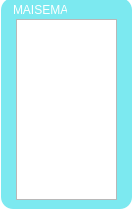
<?xml version="1.0" encoding="UTF-8"?>
<ui version="4.0">
 <class>Scene</class>
 <widget class="QWidget" name="Scene">
  <property name="geometry">
   <rect>
    <x>0</x>
    <y>0</y>
    <width>132</width>
    <height>209</height>
   </rect>
  </property>
  <property name="acceptDrops">
   <bool>true</bool>
  </property>
  <property name="windowTitle">
   <string>Form</string>
  </property>
  <property name="styleSheet">
   <string notr="true">QWidget#Scene{ background-color: transparent;}
QFrame#frame { background-color: rgba(33, 217, 229, 150);
 border-radius: 12px;}</string>
  </property>
  <widget class="QFrame" name="frame">
   <property name="geometry">
    <rect>
     <x>1</x>
     <y>-2</y>
     <width>131</width>
     <height>211</height>
    </rect>
   </property>
   <property name="frameShape">
    <enum>QFrame::StyledPanel</enum>
   </property>
   <property name="frameShadow">
    <enum>QFrame::Raised</enum>
   </property>
   <widget class="QLabel" name="label">
    <property name="geometry">
     <rect>
      <x>12</x>
      <y>2</y>
      <width>54</width>
      <height>20</height>
     </rect>
    </property>
    <property name="text">
     <string>&lt;html&gt;&lt;head/&gt;&lt;body&gt;&lt;p&gt;&lt;span style=&quot; color:#ffffff;&quot;&gt;MAISEMA:&lt;/span&gt;&lt;/p&gt;&lt;/body&gt;&lt;/html&gt;</string>
    </property>
   </widget>
   <widget class="QListWidget" name="SceneListWidget">
    <property name="geometry">
     <rect>
      <x>15</x>
      <y>21</y>
      <width>101</width>
      <height>181</height>
     </rect>
    </property>
    <property name="mouseTracking">
     <bool>true</bool>
    </property>
   </widget>
  </widget>
 </widget>
 <resources/>
 <connections/>
</ui>
